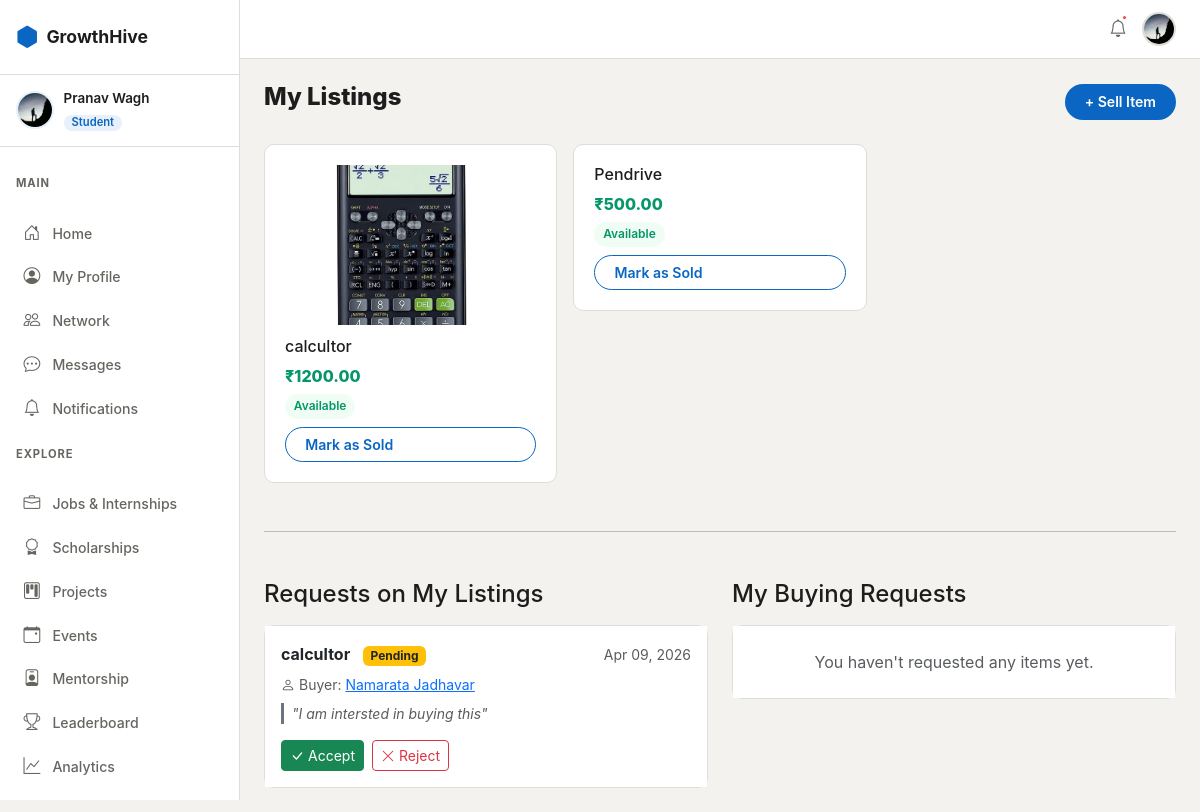
Screenshot of /marketplace/mine/ (signed in) with the database file from the repository.
### apps/accounts/models.py (models this page shows, shortened)
class User(AbstractUser):
    class Role(models.TextChoices):
        STUDENT = 'student', 'Student'
        ALUMNI  = 'alumni',  'Alumni'
        TEACHER = 'teacher', 'Teacher'
    username   = None
    email      = models.EmailField(unique=True)
    first_name = models.CharField(max_length=50)
    last_name  = models.CharField(max_length=50)
    role = models.CharField(max_length=20, choices=Role.choices, default=Role.STUDENT)
    department = models.CharField(
        max_length=20,
        choices=DEPARTMENT_CHOICES,
        blank=True,
        default='',
    )
    is_email_verified = models.BooleanField(default=False)
    created_at = models.DateTimeField(auto_now_add=True)
    updated_at = models.DateTimeField(auto_now=True)
    USERNAME_FIELD  = 'email'
    REQUIRED_FIELDS = ['first_name', 'last_name']
    objects = UserManager()
    def get_full_name(self):
        return f'{self.first_name} {self.last_name}'.strip()
    @property
    def is_student(self):
        return self.role == self.Role.STUDENT

class Profile(models.Model):
    user = models.OneToOneField(User, on_delete=models.CASCADE, related_name='profile')
    bio    = models.TextField(max_length=500, blank=True)
    avatar = models.ImageField(upload_to='avatars/', blank=True, null=True)
    banner = models.ImageField(upload_to='banners/', blank=True, null=True)
    graduation_year = models.PositiveIntegerField(null=True, blank=True)
    current_year    = models.PositiveSmallIntegerField(null=True, blank=True)
    current_working_company = models.CharField(max_length=200, blank=True)
    working_domain          = models.CharField(max_length=200, blank=True)
    github_url   = models.URLField(blank=True)
    linkedin_url = models.URLField(blank=True)
    website      = models.URLField(blank=True)
    location     = models.CharField(max_length=100, blank=True)
    skills = models.ManyToManyField('Skill', through='UserSkill', blank=True)
    resume = models.FileField(upload_to='resumes/', blank=True, null=True)
    points      = models.PositiveIntegerField(default=0)
    streak_days = models.PositiveIntegerField(default=0)
    last_active = models.DateField(null=True, blank=True)
    is_open_to_work   = models.BooleanField(default=False)
    is_open_to_mentor = models.BooleanField(default=False)
    skill_embedding     = models.JSONField(null=True, blank=True)
    embedding_updated_at = models.DateTimeField(null=True, blank=True)
    created_at = models.DateTimeField(auto_now_add=True)
    updated_at = models.DateTimeField(auto_now=True)
    def get_avatar_url(self):
        if self.avatar:
            return self.avatar.url
        return '/static/images/default-avatar.png'

### apps/marketplace/models.py (models this page shows, shortened)
class MarketplaceItem(models.Model):
    class Condition(models.TextChoices):
        NEW       = 'new',       'New'
        LIKE_NEW  = 'like_new',  'Like New'
        GOOD      = 'good',      'Good'
        FAIR      = 'fair',      'Fair'
    class MarketplaceCategory(models.TextChoices):
        ELECTRONICS = 'electronics', 'Electronics'
        BOOKS       = 'books',       'Books & Notes'
        FURNITURE   = 'furniture',   'Furniture'
        CLOTHING    = 'clothing',    'Clothing'
        OTHER       = 'other',       'Other'
    class ItemStatus(models.TextChoices):
        ACTIVE   = 'active',   'Available'
        RESERVED = 'reserved', 'Reserved'
        SOLD     = 'sold',     'Sold'
    seller      = models.ForeignKey(
        settings.AUTH_USER_MODEL, on_delete=models.CASCADE, related_name='marketplace_items'
    )
    title       = models.CharField(max_length=200)
    description = models.TextField()
    price       = models.DecimalField(max_digits=8, decimal_places=2)
    condition   = models.CharField(max_length=20, choices=Condition.choices, default=Condition.GOOD)
    category    = models.CharField(max_length=30, choices=MarketplaceCategory.choices, default=MarketplaceCategory.OTHER)
    location    = models.CharField(max_length=150, blank=True, help_text="e.g., Hostel Block A, Room 102")
    image       = models.ImageField(upload_to='marketplace/', blank=True, null=True)
    status      = models.CharField(max_length=20, choices=ItemStatus.choices, default=ItemStatus.ACTIVE)
    created_at  = models.DateTimeField(auto_now_add=True)
    class Meta:
        ordering = ['-created_at']

class OrderRequest(models.Model):
    class RequestStatus(models.TextChoices):
        PENDING  = 'pending',  'Pending'
        ACCEPTED = 'accepted', 'Accepted'
        REJECTED = 'rejected', 'Rejected'
    item = models.ForeignKey(MarketplaceItem, on_delete=models.CASCADE, related_name='order_requests')
    buyer = models.ForeignKey(settings.AUTH_USER_MODEL, on_delete=models.CASCADE, related_name='buy_requests')
    status = models.CharField(max_length=20, choices=RequestStatus.choices, default=RequestStatus.PENDING)
    message = models.TextField(blank=True, help_text="Optional message to seller")
    created_at = models.DateTimeField(auto_now_add=True)
    class Meta:
        ordering = ['-created_at']
        unique_together = ('item', 'buyer')

### apps/marketplace/views.py (the view)
# urls.py: path('mine/',         views.my_items_view,           name='my_items'),
@student_required
@verified_required
def my_items_view(request):
    items = MarketplaceItem.objects.filter(seller=request.user)
    my_requests = OrderRequest.objects.filter(buyer=request.user).select_related('item')
    return render(request, 'marketplace/my_items.html', {'items': items, 'my_requests': my_requests})

### templates/marketplace/my_items.html (shortened to what this page needs)
{% extends 'base.html' %}
{% block content %}
<div class="gh-page-header d-flex align-items-center justify-content-between">
  <h1>My Listings</h1>
  <a href="{% url 'marketplace:post' %}" class="btn gh-btn-primary">+ Sell Item</a>
</div>
<div class="row g-3">
  {% for item in items %}
  <div class="col-md-4">
    <div class="gh-card">
      {% if item.image %}<img src="{{ item.image.url }}" style="width:100%;height:160px;object-fit:cover;border-radius:8px;margin-bottom:.75rem;" alt=""/>{% endif %}
      <h6>{{ item.title }}</h6>
      <p class="gh-market-price mb-1">₹{{ item.price }}</p>
      <span class="gh-tag gh-tag-{% if item.status == 'active' %}green{% elif item.status == 'reserved' %}amber{% else %}gray{% endif %}">{{ item.get_status_display }}</span>
      {% if item.status == 'active' %}
      <form method="post" action="{% url 'marketplace:sold' item.pk %}" class="mt-2">{% csrf_token %}
        <button class="btn gh-btn-outline w-100 btn-sm">Mark as Sold</button>
      </form>
      {% endif %}
    </div>
  </div>
  {% empty %}
  <div class="gh-empty-state"><i class="bi bi-shop"></i><h5>No listings yet</h5></div>
  {% endfor %}
</div>
<hr class="my-5">
<div class="row">
  <div class="col-lg-6">
    <h4 class="mb-3">Requests on My Listings</h4>
    <div class="gh-card p-0">
      <ul class="list-group list-group-flush">
        {% for item in items %}
          {% for req in item.order_requests.all %}
            <li class="list-group-item p-3">
              <div class="d-flex justify-content-between align-items-center mb-2">
                <div>
                  <strong>{{ item.title }}</strong>
                  <span class="badge bg-{% if req.status == 'pending' %}warning text-dark{% elif req.status == 'accepted' %}success{% else %}danger{% endif %} ms-2">
                    {{ req.get_status_display }}
                  </span>
                </div>
                <span class="text-muted small">{{ req.created_at|date:"M d, Y" }}</span>
              </div>
              <p class="small text-muted mb-2"><i class="bi bi-person me-1"></i>Buyer: <a href="{% url 'accounts:profile_detail' req.buyer.pk %}">{{ req.buyer.get_full_name }}</a></p>
              {% if req.message %}<p class="small fst-italic border-start border-3 border-secondary ps-2 text-muted">"{{ req.message }}"</p>{% endif %}
              {% if req.status == 'pending' %}
              <div class="d-flex gap-2 mt-2">
                <form method="post" action="{% url 'marketplace:manage_request' req.pk %}">
                  <button type="submit" class="btn btn-success btn-sm"><i class="bi bi-check-lg me-1"></i>Accept</button>
                </form>
                <form method="post" action="{% url 'marketplace:manage_request' req.pk %}">
                  <button type="submit" class="btn btn-outline-danger btn-sm"><i class="bi bi-x-lg me-1"></i>Reject</button>
                </form>
              </div>
              {% endif %}
            </li>
          {% endfor %}
        {% endfor %}
      </ul>
    </div>
  </div>
  <div class="col-lg-6 mt-4 mt-lg-0">
    <h4 class="mb-3">My Buying Requests</h4>
    <div class="gh-card p-0">
      <ul class="list-group list-group-flush">
        {% for req in my_requests %}
        <li class="list-group-item p-3 d-flex justify-content-between align-items-center">
          <div>
            <a href="{% url 'marketplace:detail' req.item.pk %}" class="fw-bold text-decoration-none">{{ req.item.title }}</a>
            <div class="small mt-1">Status:
              <span class="text-{% if req.status == 'pending' %}warning{% elif req.status == 'accepted' %}success fw-bold{% else %}danger{% endif %}">
                {{ req.get_status_display }}
              </span>
            </div>
            {% if req.status == 'accepted' %}
              <div class="mt-1 small"><i class="bi bi-chat me-1"></i><a href="{% url 'chat:create_dm' req.item.seller.pk %}">Message Seller ({{ req.item.seller.first_name }})</a></div>
            {% endif %}
          </div>
          {% if req.item.image %}
            <img src="{{ req.item.image.url }}" alt="{{ req.item.title }}" style="width:50px; height:50px; object-fit:cover; border-radius:4px;">
          {% else %}
            <div style="width:50px; height:50px; background:#f3f2ef; display:flex; align-items:center; justify-content:center; border-radius:4px; color:#aaa;"><i class="bi bi-box-seam"></i></div>
          {% endif %}
        </li>
        {% empty %}
        <li class="list-group-item text-center p-4 text-muted">You haven't requested any items yet.</li>
        {% endfor %}
      </ul>
    </div>
  </div>
</div>
{% endblock %}

### templates/base.html (shortened to what this page needs)
{% load static %}
<!DOCTYPE html>
<html lang="en" data-theme="light">
<head>
  <link rel="stylesheet" href="https://cdn.jsdelivr.net/npm/bootstrap@5.3.3/dist/css/bootstrap.min.css" />
  <link rel="stylesheet" href="https://cdn.jsdelivr.net/npm/bootstrap-icons@1.11.3/font/bootstrap-icons.min.css" />
  <link rel="stylesheet" href="{% static 'css/main.css' %}" />
</head>
<body>
  {% if user.is_authenticated %}
  <div class="gh-wrapper">
    <aside class="gh-sidebar" id="sidebar">
      <div class="gh-sidebar-logo">
        <a href="{% url 'accounts:dashboard' %}" class="gh-logo-link">
          <span class="gh-logo-icon"><i class="bi bi-hexagon-fill"></i></span>
          <span class="gh-logo-text">GrowthHive</span>
        </a>
      </div>
      <div class="gh-sidebar-user">
        <img src="{{ user.profile.get_avatar_url }}" class="gh-sidebar-avatar" alt="avatar" />
        <div class="gh-sidebar-user-info">
          <span class="gh-sidebar-name">{{ user.first_name }} {{ user.last_name }}</span>
          <span class="gh-sidebar-role badge">{{ user.get_role_display }}</span>
        </div>
      </div>
      <nav class="gh-nav">
        <p class="gh-nav-section">Main</p>
        <a href="{% url 'social:feed' %}"
          class="gh-nav-link {% if 'social' in request.resolver_match.app_name %}active{% endif %}">
          <i class="bi bi-house-door"></i><span>Home</span>
        </a>
        <a href="{% url 'accounts:profile' %}"
          class="gh-nav-link {% if request.resolver_match.url_name == 'profile' %}active{% endif %}">
          <i class="bi bi-person-circle"></i><span>My Profile</span>
        </a>
        <a href="{% url 'connections:network' %}"
          class="gh-nav-link {% if 'connections' in request.resolver_match.app_name %}active{% endif %}">
          <i class="bi bi-people"></i><span>Network</span>
        </a>
        <a href="{% url 'chat:inbox' %}"
          class="gh-nav-link {% if 'chat' in request.resolver_match.app_name %}active{% endif %}">
          <i class="bi bi-chat-dots"></i><span>Messages</span>
        </a>
        <a href="{% url 'notifications:list' %}"
          class="gh-nav-link {% if 'notifications' in request.resolver_match.app_name %}active{% endif %}">
          <i class="bi bi-bell"></i><span>Notifications</span>
        </a>
        <p class="gh-nav-section">Explore</p>
        <a href="{% url 'jobs:list' %}"
          class="gh-nav-link {% if 'jobs' in request.resolver_match.app_name %}active{% endif %}">
          <i class="bi bi-briefcase"></i><span>Jobs & Internships</span>
        </a>
        <a href="{% url 'scholarships:list' %}"
          class="gh-nav-link {% if 'scholarships' in request.resolver_match.app_name %}active{% endif %}">
          <i class="bi bi-award"></i><span>Scholarships</span>
        </a>
        <a href="{% url 'projects:list' %}"
          class="gh-nav-link {% if 'projects' in request.resolver_match.app_name %}active{% endif %}">
          <i class="bi bi-kanban"></i><span>Projects</span>
        </a>
        <a href="{% url 'events:list' %}"
          class="gh-nav-link {% if 'events' in request.resolver_match.app_name %}active{% endif %}">
          <i class="bi bi-calendar-event"></i><span>Events</span>
        </a>
        <a href="{% url 'mentorship:list' %}"
          class="gh-nav-link {% if 'mentorship' in request.resolver_match.app_name %}active{% endif %}">
          <i class="bi bi-person-badge"></i><span>Mentorship</span>
        </a>
        <a href="{% url 'gamification:leaderboard' %}"
          class="gh-nav-link {% if 'gamification' in request.resolver_match.app_name %}active{% endif %}">
          <i class="bi bi-trophy"></i><span>Leaderboard</span>
        </a>
        <a href="{% url 'analytics:dashboard' %}"
          class="gh-nav-link {% if 'analytics' in request.resolver_match.app_name %}active{% endif %}">
          <i class="bi bi-graph-up"></i><span>Analytics</span>
        </a>
        {% if user.is_student %}
        <p class="gh-nav-section">Students</p>
        {% endif %}
      </nav>
    </aside>
    <main class="gh-main">
      <div class="gh-topbar">
        <div class="gh-topbar-actions">
          <a href="{% url 'notifications:list' %}" class="gh-icon-btn" id="notifBtn" title="Notifications">
            <i class="bi bi-bell"></i>
            <span class="gh-notif-dot"></span>
          </a>
          <a href="{% url 'accounts:profile' %}" class="gh-topbar-avatar">
            <img src="{{ user.profile.get_avatar_url }}" alt="avatar" />
          </a>
        </div>
      </div>
      <div class="gh-content">
        {% block content %}{% endblock %}
      </div>
    </main>
  </div>
  {% endif %}
</body>
</html>

### rows the page displays
User: profile.get_avatar_url (picture), first_name "Pranav", last_name "Wagh", role "Student"
MarketplaceItem: image (picture), title "calcultor", price "1200.00", status "Available", shows "Mark as Sold"
MarketplaceItem: title "Pendrive", price "500.00", status "Available", shows "Mark as Sold"
OrderRequest: status "Pending", created_at "Apr 09, 2026", buyer.get_full_name "Namarata Jadhavar", message "I am intersted in buying this", shows "Accept"
